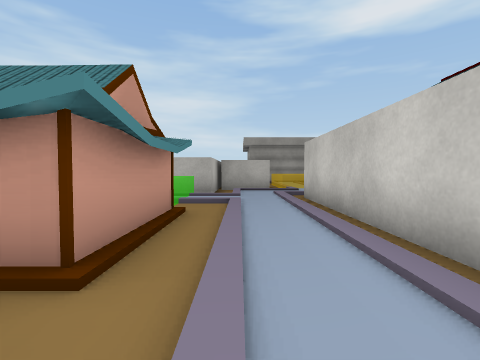
View 1 (above)

23 first-person views from a walk through a Unity game level. The camera is 0.59 m above the floor, tilts 2° down and sees 85° across. The floor is counted in squares, 1 m on a side. Each view is taken from the middle of a square. On the plan, view 1 faces up. The plan holds only what a view shows up to about 9 squares ahead; the rest is blank. The place goes on beyond the plan. Some surface patterns are stand-ins.

View 2
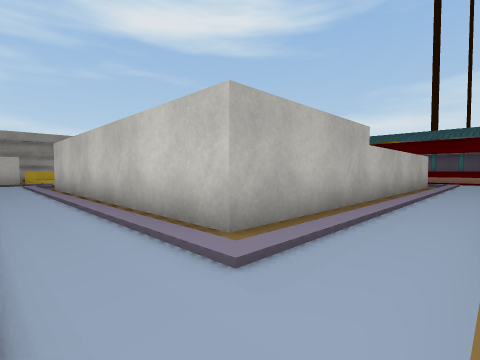

View 3
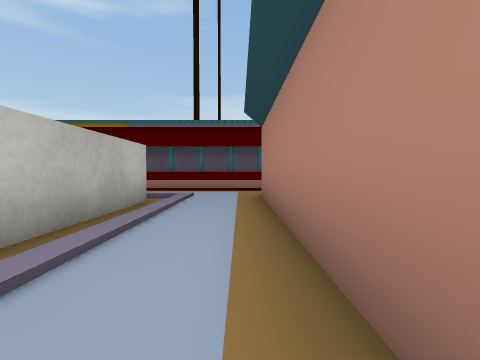

View 4
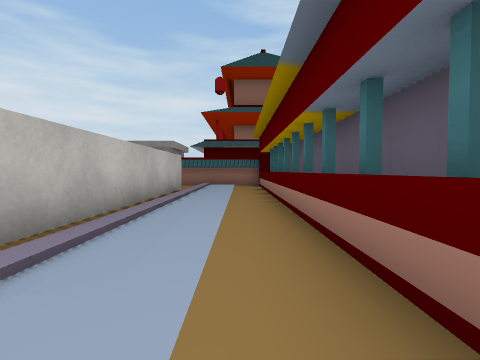

View 5
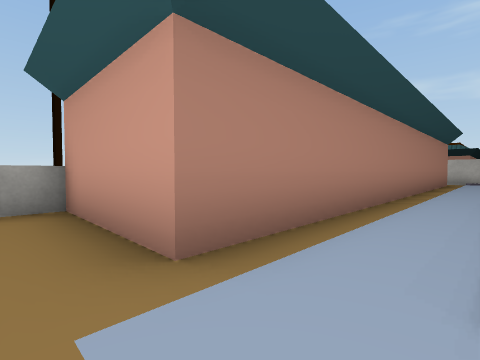

View 6
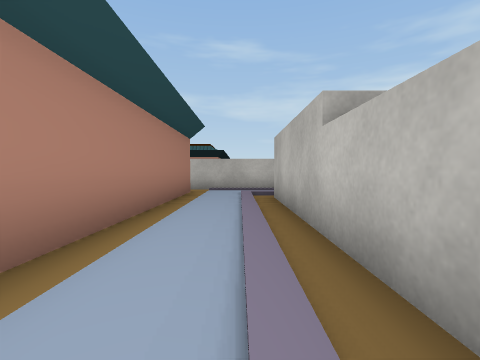

View 7
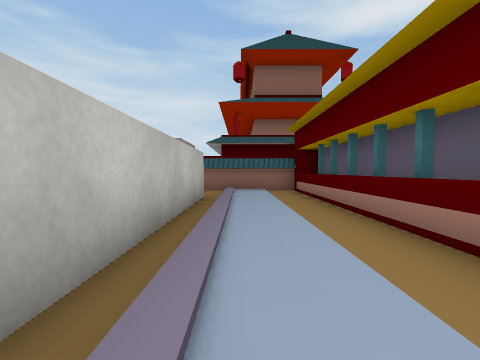

View 8
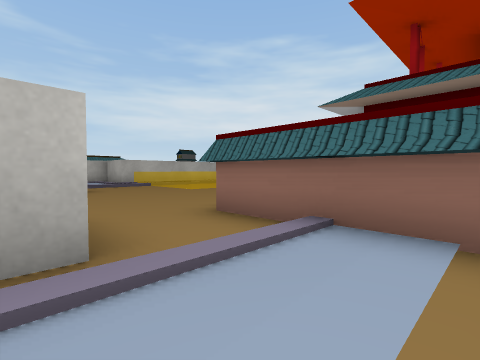

View 9
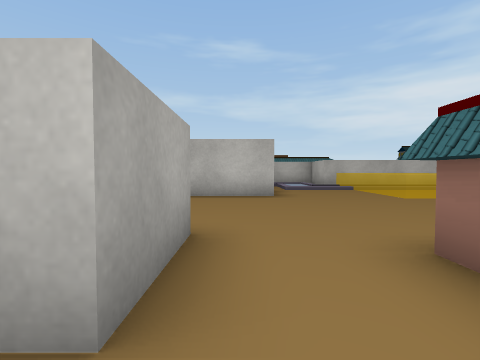

View 10
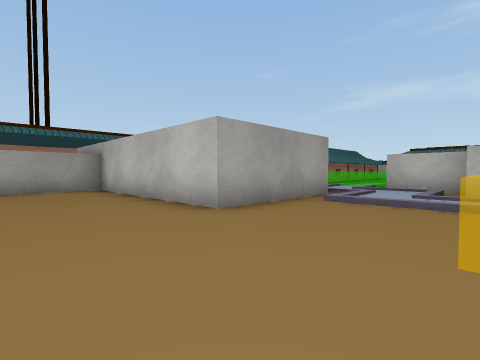

View 11
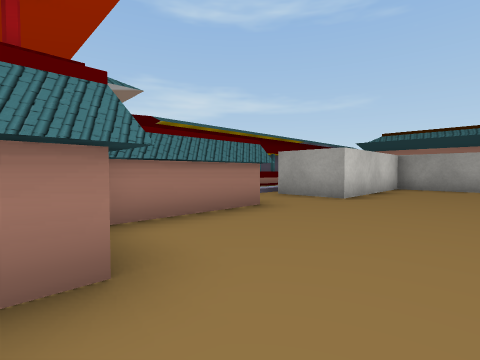

View 12
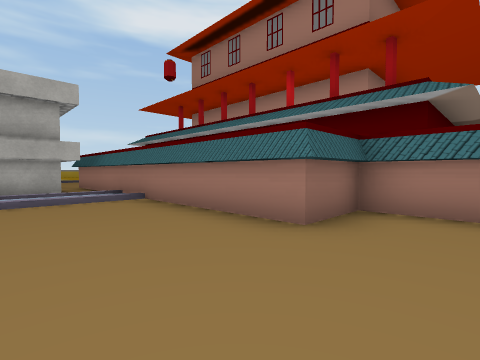

View 13
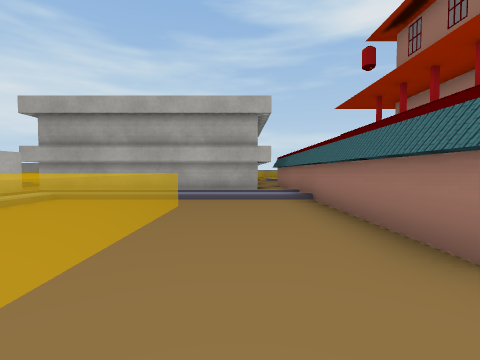

View 14
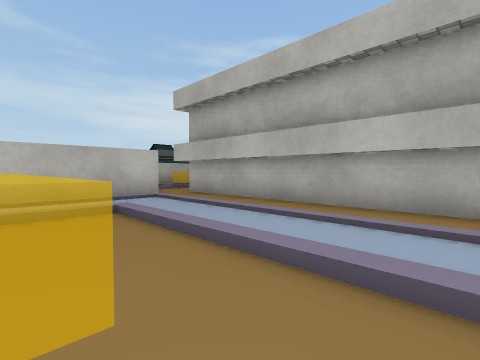

View 15
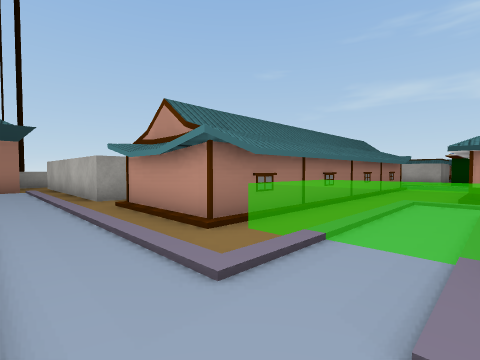

View 16
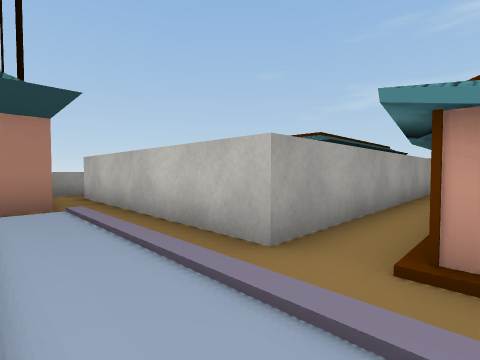

View 17
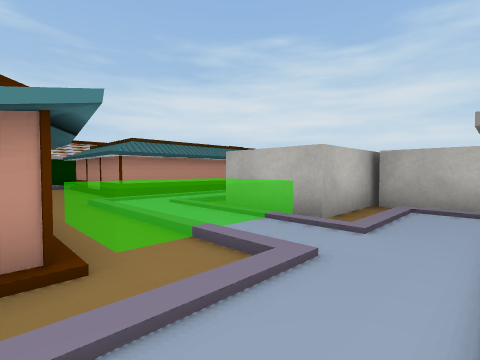

View 18
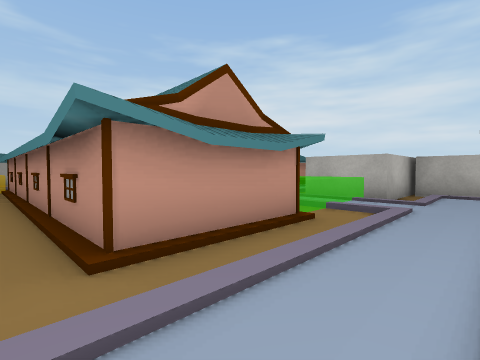

View 19
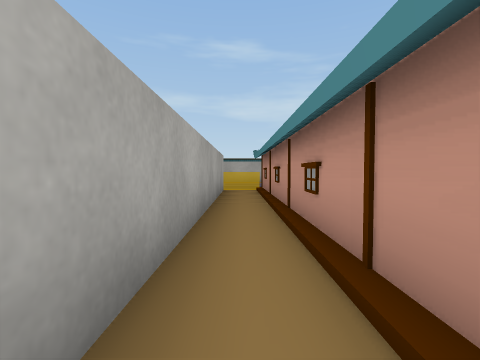

View 20
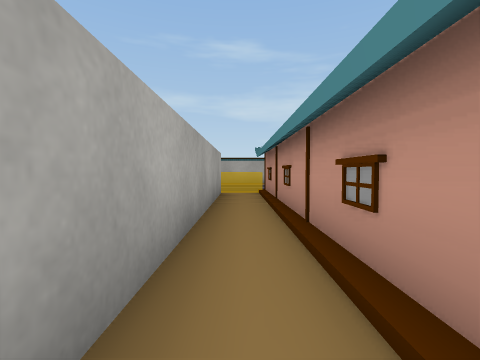

View 21
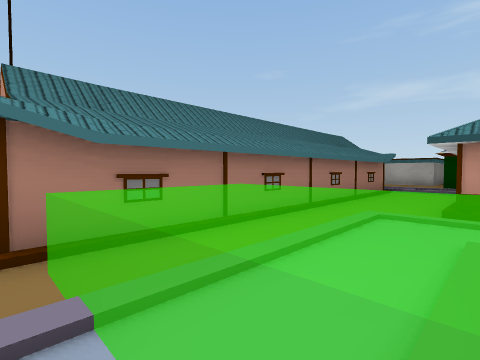

View 22
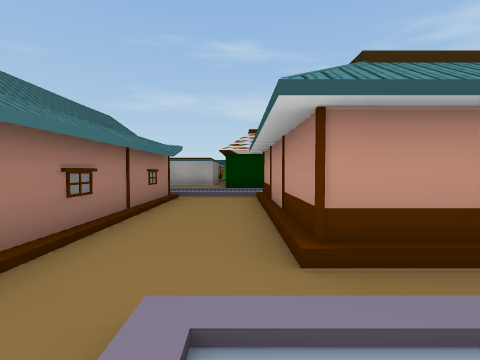

View 23
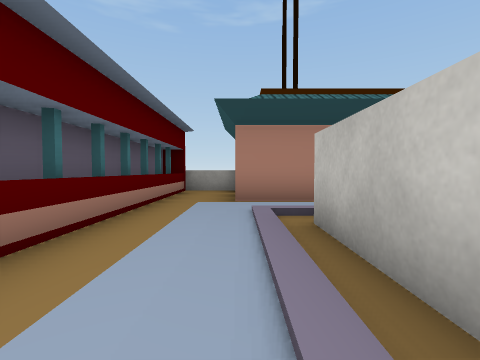

### Floor plan
Key: @ floor where view 1 was taken; # wall or solid block; . main floor; : floor 0.05 m higher than the main floor; / step, stairs or slope; ^ raised ledge.
Columns run from 9 left of view 1 to 15 right of it. Each row starts with its distance up from view 1.
 20                  ##
 19
 18
 17          #########
 16           #......#
 15           #::::::#
 14           #:/....#
 13           ###   .#
 12             #   .##
 11             #   .###
 10    #    #####   ..##
  9    #/   #//:/......#
  8    #/:###/::/......##
  7 ####/://///####....#####
  6 ..../:::::/#  #......:.^
  5 .........//#  #...###:.^
  4 #########//#  #...###:.^
  3 #########//#  #...###:.^#
  2 #########//#  #...###:.##
  1 .........//#  #######:.##
  0 #########@/#  ##### #:.^#
 -1         #//##########:.^#
 -2         #/::::::::::::.^#
 -3         #/.............^#
 -4         ##############.^#
 -5         #            #.^
 -6         .            #.#
 -7         ##           ###

Positions as (right, up) in squares from view 1, and headings:
1: (0, 0), facing up
2: (0, -3), facing up-right
3: (6, -3), facing right
4: (13, -3), facing up
5: (13, -2), facing down-left
6: (8, -2), facing left
7: (12, -1), facing up
8: (13, 5), facing up-left
9: (12, 6), facing left
10: (8, 10), facing down-left
11: (7, 11), facing down-right
12: (6, 9), facing up-right
13: (7, 9), facing up
14: (7, 13), facing up-left
15: (1, 7), facing down-left
16: (1, 2), facing down-left
17: (1, 4), facing up-left
18: (1, 1), facing up-left
19: (-2, 1), facing left
20: (-3, 1), facing left
21: (-1, 7), facing down-left
22: (-4, 6), facing left
23: (12, 2), facing down
